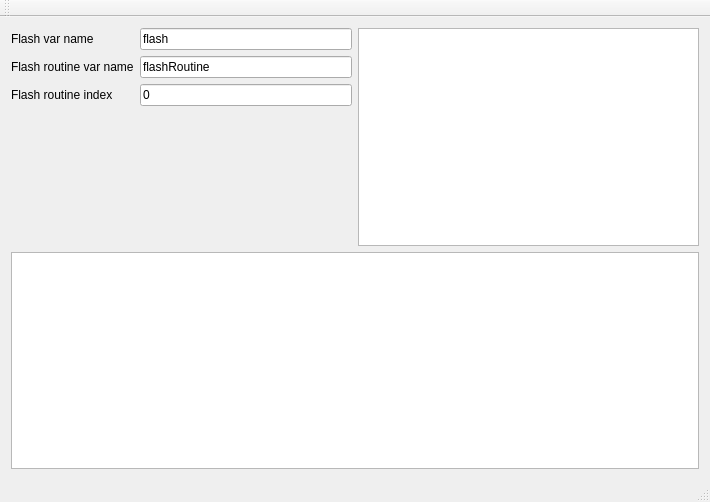
<?xml version="1.0" encoding="UTF-8"?>
<ui version="4.0">
 <class>MainWindow</class>
 <widget class="QMainWindow" name="MainWindow">
  <property name="geometry">
   <rect>
    <x>0</x>
    <y>0</y>
    <width>710</width>
    <height>502</height>
   </rect>
  </property>
  <property name="windowTitle">
   <string>MainWindow</string>
  </property>
  <widget class="QWidget" name="centralWidget">
   <layout class="QVBoxLayout" name="verticalLayout_2">
    <item>
     <layout class="QHBoxLayout" name="horizontalLayout">
      <item>
       <layout class="QFormLayout" name="formLayout_VariableNames">
        <item row="0" column="0">
         <widget class="QLabel" name="label">
          <property name="text">
           <string>Flash var name</string>
          </property>
         </widget>
        </item>
        <item row="0" column="1">
         <widget class="QLineEdit" name="txt_flashVarName">
          <property name="text">
           <string>flash</string>
          </property>
         </widget>
        </item>
        <item row="1" column="0">
         <widget class="QLabel" name="label_2">
          <property name="text">
           <string>Flash routine var name</string>
          </property>
         </widget>
        </item>
        <item row="1" column="1">
         <widget class="QLineEdit" name="txt_flashRoutineVarName">
          <property name="text">
           <string>flashRoutine</string>
          </property>
         </widget>
        </item>
        <item row="2" column="0">
         <widget class="QLabel" name="label_3">
          <property name="text">
           <string>Flash routine index</string>
          </property>
         </widget>
        </item>
        <item row="2" column="1">
         <widget class="QLineEdit" name="txt_flashRoutineIdx">
          <property name="text">
           <string>0</string>
          </property>
         </widget>
        </item>
       </layout>
      </item>
      <item>
       <widget class="QTableView" name="tableView_Routine"/>
      </item>
     </layout>
    </item>
    <item>
     <layout class="QVBoxLayout" name="verticalLayout">
      <item>
       <widget class="QPlainTextEdit" name="txt_Output">
        <property name="readOnly">
         <bool>true</bool>
        </property>
       </widget>
      </item>
     </layout>
    </item>
   </layout>
  </widget>
  <widget class="QMenuBar" name="menuBar">
   <property name="geometry">
    <rect>
     <x>0</x>
     <y>0</y>
     <width>710</width>
     <height>25</height>
    </rect>
   </property>
  </widget>
  <widget class="QToolBar" name="mainToolBar">
   <attribute name="toolBarArea">
    <enum>TopToolBarArea</enum>
   </attribute>
   <attribute name="toolBarBreak">
    <bool>false</bool>
   </attribute>
  </widget>
  <widget class="QStatusBar" name="statusBar"/>
 </widget>
 <layoutdefault spacing="6" margin="11"/>
 <resources/>
 <connections/>
</ui>
